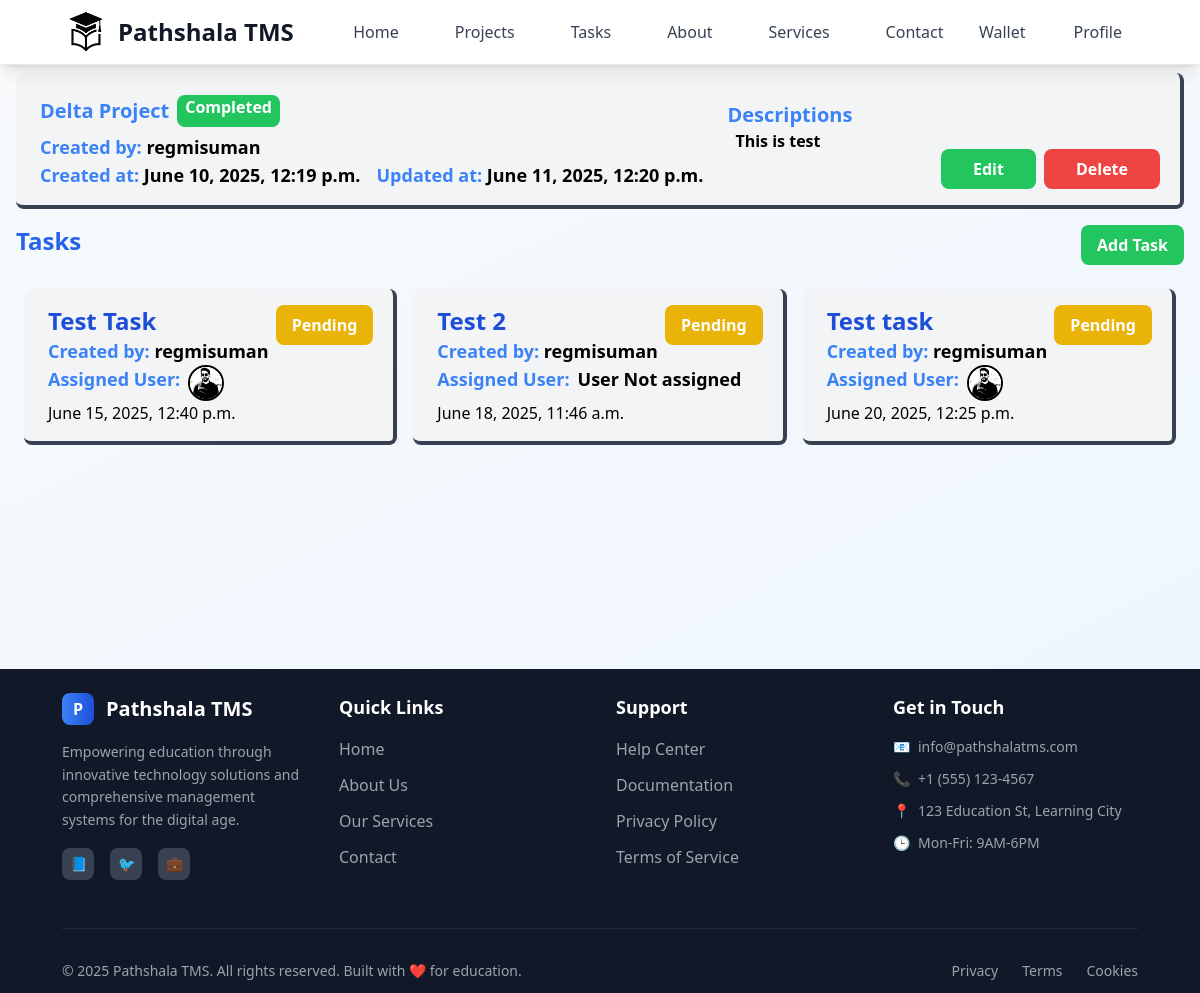
Page /employer/project-details/3/ (signed in) on the earlier database version.
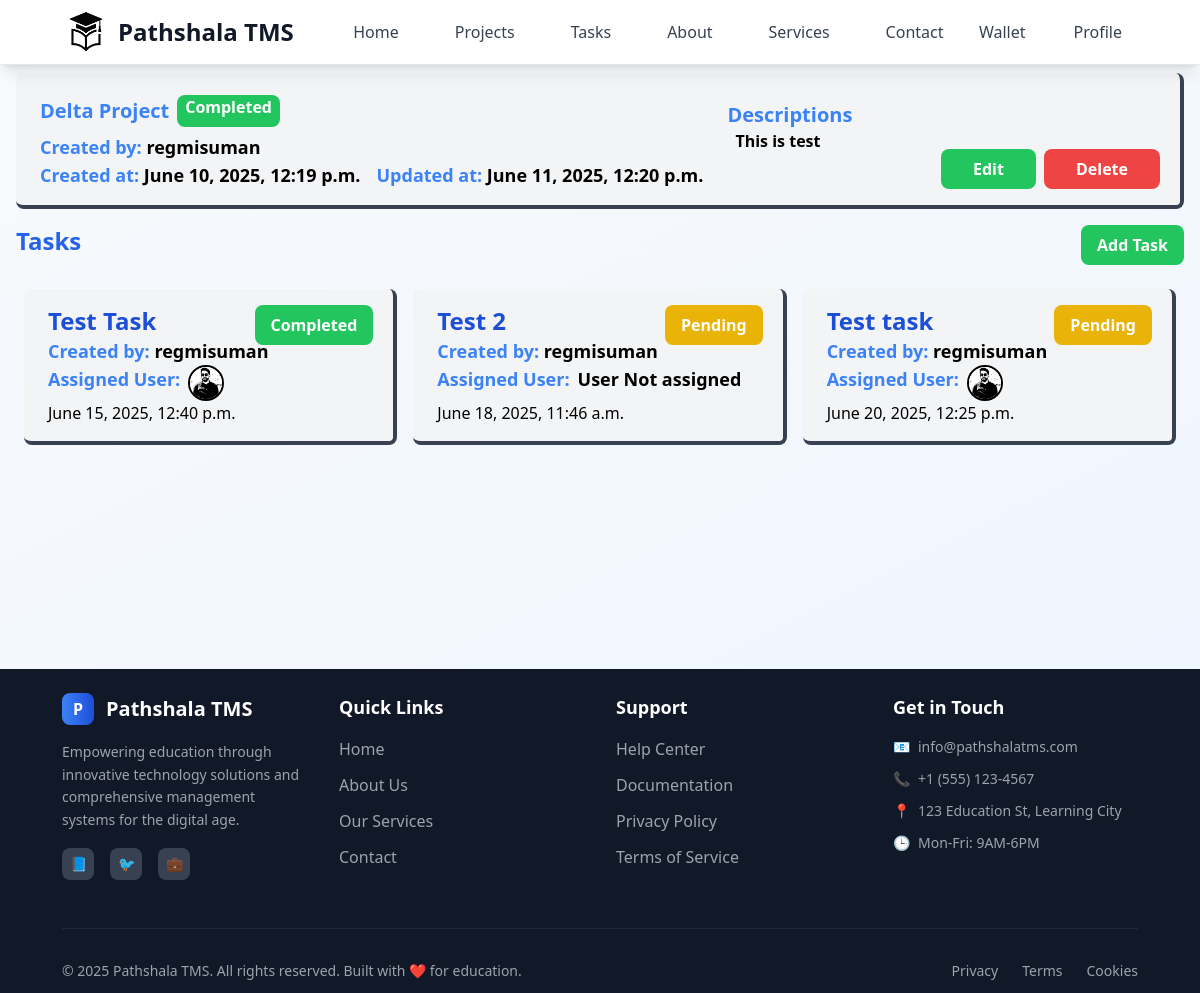
Same page on the later database version.
### tasks/models.py (models this page shows)
class Task(models.Model):
    class StatusOptions(models.TextChoices):
        PENDING = "Pending", "Pending"
        IN_PROGRESS = "In Progress", "In Progress"
        COMPLETED = "Completed", "Completed"
        CANCELED = "Canceled", "Canceled"
    class TaskPriorityOptions(models.TextChoices):
        LOW = "Low", "Low"
        MEDIUM = "Medium", "Medium"
        HIGH = "High", "High"
    title = models.CharField(max_length=30)
    description = models.TextField(null=True, blank=True)
    user = models.ForeignKey(User, on_delete=models.CASCADE, related_name="tasks")
    project = models.ForeignKey(Project, on_delete=models.CASCADE)
    assigned_user = models.ForeignKey( User, on_delete=models.SET_NULL, related_name="assigned_tasks", null=True, blank=True)
    status = models.CharField(choices=StatusOptions, default=StatusOptions.PENDING, max_length=30)
    priority = models.CharField (choices=TaskPriorityOptions, default=TaskPriorityOptions.LOW, max_length=6)
    deadline = models.DateField(null=True, blank=True)
    created_at = models.DateTimeField(auto_now_add=True, editable=False)
    updated_at = models.DateTimeField(auto_now=True, editable=False)
    attachment = models.FileField(blank=True, null=True, upload_to=attachment_path)

### user/models.py (models this page shows)
class Profile(models.Model):
    class RoleOptions(models.TextChoices):
        ADMIN = 'admin', 'Admin'
        EMPLOYER = 'employer', 'Employer'
        EMPLOYEE = 'employee', 'Employee'
    class GenderOptions(models.TextChoices):
        MALE = 'male', 'Male'
        FEMALE = 'female', 'Female'
        OTHER = 'other', 'Other'
    user = models.OneToOneField(User, on_delete=models.CASCADE)
    dob = models.DateField(blank=True, null=True,)
    address = models.CharField(blank=True, null=True, max_length=100)
    phone = models.CharField(blank=True, null=True, max_length=10)
    role = models.CharField(choices=RoleOptions, default=RoleOptions.EMPLOYEE, max_length=10)
    gender = models.CharField(choices=GenderOptions, default=GenderOptions.MALE, max_length=6)
    image = models.FileField(upload_to="user_image", blank=True, null=True)

### projects/views.py (the view)
# urls.py: path("project-details/<int:id>/", employerProjectDetails),
@login_required(login_url="/login")
def employerProjectDetails(request, id):
    project = Project.objects.get(id=id)
    tasks = Task.objects.filter(project=project)
    return render(request, "pages/employer/project/project_details.html", {"project":project, "tasks":tasks})

### templates/pages/employer/project/project_details.html (shortened to what this page needs)
{% extends 'layouts/main.html' %}
{% block content %}
<div
  class="mx-4 flex space-x-6 space-y-3 relative bg-gray-100 border-b-4 border-r-4 border-gray-700 rounded-lg py-4 px-6 my-2">
  <div>
    <div class="flex gap-2">
    <div class="text-xl font-bold text-blue-500 my-2">{{ project.title }}</div>
        <span class="
        {% if project.status == 'Canceled' %} bg-red-500
        {% elif project.status == 'Completed' %} bg-green-500
        {% elif project.status == 'Pending' %} bg-yellow-500
        {% elif project.status == 'In Progress' %} bg-blue-500
        {% else %} bg-purple-500
        {% endif %}
          h-8 px-2 my-auto rounded-lg text-white font-bold">
      {{ project.status }}
    </span>
    </div>
    <div class="font-semibold text-lg">
      <span class="text-blue-500">Created by:</span> {{ project.user }}
    </div>
    <div class="flex gap-4 font-semibold text-lg">
      <div>
        <span class="text-blue-500">Created at:</span> {{ project.created_at }}
      </div>
      <div>
        <span class="text-blue-500">Updated at:</span> {{ project.updated_at }}
      </div>
    </div>
    <div class="flex gap-2 absolute right-5 bottom-4">
      <a class="px-8 py-2 mx-auto rounded-lg bg-green-500 text-white font-bold"
        href="/employer/edit-project/{{ project.id }}">Edit</a>
      <a class="px-8 py-2 mx-auto rounded-lg bg-red-500 text-white font-bold"
        href="/employer/delete-project/{{ project.id }}">Delete</a>
    </div>
  </div>
  <div class="flex flex-col">
    <div class="font-semibold text-blue-500 text-xl">Descriptions</div>
    <div class="ms-2 font-semibold">{{ project.description }}</div>
  </div>
</div>
<div class="flex flex-col mx-2">
  <div class="flex p-2 mb-2 justify-between">
    <h1 class="text-blue-600 text-center text-2xl font-bold">Tasks</h1>
    <div class="flex ms-auto">
      <a class="px-4 py-2 rounded-lg bg-green-500 text-white font-bold"
        href="/employer/project/{{ project.id }}/register-task">Add Task</a>
    </div>
  </div>
  {% if tasks %}
  <div class="grid gap-4 grid-cols-1 md:grid-cols-2 lg:grid-cols-3 mx-4">
    {% for task in tasks %}
    <a href="/employer/task/{{task.id}}">
      <div
        class="relative bg-gray-100 hover:bg-gray-200 hover:scale-[102%] transition:ease-in-out duration-300 border-b-4 border-r-4 border-gray-700 rounded-lg py-4 px-6 my-2">
        <div>
          <div class="text-2xl font-bold text-blue-700">{{ task.title }}</div>
        </div>
        <span class="
                {% if task.status == 'Canceled' %} bg-red-500
                {% elif task.status == 'Completed' %} bg-green-500
                {% elif task.status == 'Pending' %} bg-yellow-500
                {% elif task.status == 'In Progress' %} bg-blue-500
                {% else %} bg-purple-500
                {% endif %}
                absolute top-0 right-5 z-5 px-4 py-2 rounded-lg text-white font-bold my-4">
          {{ task.status }}
        </span>
        <div class="text-lg font-semibold">
          <span class="text-blue-500">Created by: </span>{{ task.user }}
        </div>
        <div class="text-lg font-semibold flex gap-2">
          <span class="text-blue-500">Assigned User: </span>
          {%if task.assigned_user%}
          {%if task.assigned_user.profile.image%}
          <img class="h-9 w-9 border-2 border-black rounded-full" src=" /media/{{task.assigned_user.profile.image}}"
            alt="assigned user" />
          {%else%}
          <img class="h-9 w-9 border-2 border-black rounded-full" src="/media/system_image/sample_user_icon.png"
            alt="assigned user" />
          {%endif%}
          {%else%}
          <span class="mb-2">User Not assigned</span>
          {%endif%}
        </div>
        <div>{{ task.created_at }}</div>
      </div>
    </a>
    {% endfor %}
  </div>
  {% endif %}
</div>
{% endblock %}

Differences in the rows shown:
changed Task "Test Task": status "Pending" → "Completed"
